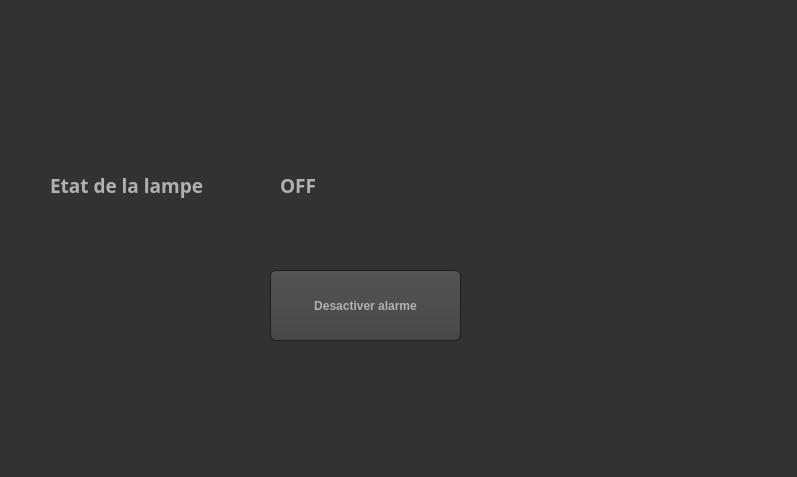
<?xml version="1.0" encoding="UTF-8"?>
<ui version="4.0">
 <class>arduino</class>
 <widget class="QDialog" name="arduino">
  <property name="geometry">
   <rect>
    <x>0</x>
    <y>0</y>
    <width>797</width>
    <height>477</height>
   </rect>
  </property>
  <property name="font">
   <font>
    <pointsize>12</pointsize>
    <weight>75</weight>
    <bold>true</bold>
   </font>
  </property>
  <property name="windowTitle">
   <string>Dialog</string>
  </property>
  <property name="styleSheet">
   <string notr="true">QToolTip
{
     border: 1px solid black;
     background-color: #ffa02f;
     padding: 1px;
     border-radius: 3px;
     opacity: 100;
}

QWidget
{
    color: #b1b1b1;
    background-color: #323232;
}

QWidget:item:hover
{
    background-color: QLinearGradient( x1: 0, y1: 0, x2: 0, y2: 1, stop: 0 #ffa02f, stop: 1 #ca0619);
    color: #000000;
}

QWidget:item:selected
{
    background-color: QLinearGradient( x1: 0, y1: 0, x2: 0, y2: 1, stop: 0 #ffa02f, stop: 1 #d7801a);
}

QMenuBar::item
{
    background: transparent;
}

QMenuBar::item:selected
{
    background: transparent;
    border: 1px solid #ffaa00;
}

QMenuBar::item:pressed
{
    background: #444;
    border: 1px solid #000;
    background-color: QLinearGradient(
        x1:0, y1:0,
        x2:0, y2:1,
        stop:1 #212121,
        stop:0.4 #343434/*,
        stop:0.2 #343434,
        stop:0.1 #ffaa00*/
    );
    margin-bottom:-1px;
    padding-bottom:1px;
}

QMenu
{
    border: 1px solid #000;
}

QMenu::item
{
    padding: 2px 20px 2px 20px;
}

QMenu::item:selected
{
    color: #000000;
}

QWidget:disabled
{
    color: #404040;
    background-color: #323232;
}

QAbstractItemView
{
    background-color: QLinearGradient( x1: 0, y1: 0, x2: 0, y2: 1, stop: 0 #4d4d4d, stop: 0.1 #646464, stop: 1 #5d5d5d);
}

QWidget:focus
{
    /*border: 2px solid QLinearGradient( x1: 0, y1: 0, x2: 0, y2: 1, stop: 0 #ffa02f, stop: 1 #d7801a);*/
}

QLineEdit
{
    background-color: QLinearGradient( x1: 0, y1: 0, x2: 0, y2: 1, stop: 0 #4d4d4d, stop: 0 #646464, stop: 1 #5d5d5d);
    padding: 1px;
    border-style: solid;
    border: 1px solid #1e1e1e;
    border-radius: 5;
}

QPushButton
{
    color: #b1b1b1;
    background-color: QLinearGradient( x1: 0, y1: 0, x2: 0, y2: 1, stop: 0 #565656, stop: 0.1 #525252, stop: 0.5 #4e4e4e, stop: 0.9 #4a4a4a, stop: 1 #464646);
    border-width: 1px;
    border-color: #1e1e1e;
    border-style: solid;
    border-radius: 6;
    padding: 3px;
    font-size: 12px;
    padding-left: 5px;
    padding-right: 5px;
}

QPushButton:pressed
{
    background-color: QLinearGradient( x1: 0, y1: 0, x2: 0, y2: 1, stop: 0 #2d2d2d, stop: 0.1 #2b2b2b, stop: 0.5 #292929, stop: 0.9 #282828, stop: 1 #252525);
}

QComboBox
{
    selection-background-color: #ffaa00;
    background-color: QLinearGradient( x1: 0, y1: 0, x2: 0, y2: 1, stop: 0 #565656, stop: 0.1 #525252, stop: 0.5 #4e4e4e, stop: 0.9 #4a4a4a, stop: 1 #464646);
    border-style: solid;
    border: 1px solid #1e1e1e;
    border-radius: 5;
}

QComboBox:hover,QPushButton:hover
{
    border: 2px solid QLinearGradient( x1: 0, y1: 0, x2: 0, y2: 1, stop: 0 #ffa02f, stop: 1 #d7801a);
}


QComboBox:on
{
    padding-top: 3px;
    padding-left: 4px;
    background-color: QLinearGradient( x1: 0, y1: 0, x2: 0, y2: 1, stop: 0 #2d2d2d, stop: 0.1 #2b2b2b, stop: 0.5 #292929, stop: 0.9 #282828, stop: 1 #252525);
    selection-background-color: #ffaa00;
}

QComboBox QAbstractItemView
{
    border: 2px solid darkgray;
    selection-background-color: QLinearGradient( x1: 0, y1: 0, x2: 0, y2: 1, stop: 0 #ffa02f, stop: 1 #d7801a);
}

QComboBox::drop-down
{
     subcontrol-origin: padding;
     subcontrol-position: top right;
     width: 15px;

     border-left-width: 0px;
     border-left-color: darkgray;
     border-left-style: solid; /* just a single line */
     border-top-right-radius: 3px; /* same radius as the QComboBox */
     border-bottom-right-radius: 3px;
 }

QComboBox::down-arrow
{
     image: url(:/down_arrow.png);
}

QGroupBox:focus
{
border: 2px solid QLinearGradient( x1: 0, y1: 0, x2: 0, y2: 1, stop: 0 #ffa02f, stop: 1 #d7801a);
}

QTextEdit:focus
{
    border: 2px solid QLinearGradient( x1: 0, y1: 0, x2: 0, y2: 1, stop: 0 #ffa02f, stop: 1 #d7801a);
}

QScrollBar:horizontal {
     border: 1px solid #222222;
     background: QLinearGradient( x1: 0, y1: 0, x2: 0, y2: 1, stop: 0.0 #121212, stop: 0.2 #282828, stop: 1 #484848);
     height: 7px;
     margin: 0px 16px 0 16px;
}

QScrollBar::handle:horizontal
{
      background: QLinearGradient( x1: 0, y1: 0, x2: 1, y2: 0, stop: 0 #ffa02f, stop: 0.5 #d7801a, stop: 1 #ffa02f);
      min-height: 20px;
      border-radius: 2px;
}

QScrollBar::add-line:horizontal {
      border: 1px solid #1b1b19;
      border-radius: 2px;
      background: QLinearGradient( x1: 0, y1: 0, x2: 1, y2: 0, stop: 0 #ffa02f, stop: 1 #d7801a);
      width: 14px;
      subcontrol-position: right;
      subcontrol-origin: margin;
}

QScrollBar::sub-line:horizontal {
      border: 1px solid #1b1b19;
      border-radius: 2px;
      background: QLinearGradient( x1: 0, y1: 0, x2: 1, y2: 0, stop: 0 #ffa02f, stop: 1 #d7801a);
      width: 14px;
     subcontrol-position: left;
     subcontrol-origin: margin;
}

QScrollBar::right-arrow:horizontal, QScrollBar::left-arrow:horizontal
{
      border: 1px solid black;
      width: 1px;
      height: 1px;
      background: white;
}

QScrollBar::add-page:horizontal, QScrollBar::sub-page:horizontal
{
      background: none;
}

QScrollBar:vertical
{
      background: QLinearGradient( x1: 0, y1: 0, x2: 1, y2: 0, stop: 0.0 #121212, stop: 0.2 #282828, stop: 1 #484848);
      width: 7px;
      margin: 16px 0 16px 0;
      border: 1px solid #222222;
}

QScrollBar::handle:vertical
{
      background: QLinearGradient( x1: 0, y1: 0, x2: 0, y2: 1, stop: 0 #ffa02f, stop: 0.5 #d7801a, stop: 1 #ffa02f);
      min-height: 20px;
      border-radius: 2px;
}

QScrollBar::add-line:vertical
{
      border: 1px solid #1b1b19;
      border-radius: 2px;
      background: QLinearGradient( x1: 0, y1: 0, x2: 0, y2: 1, stop: 0 #ffa02f, stop: 1 #d7801a);
      height: 14px;
      subcontrol-position: bottom;
      subcontrol-origin: margin;
}

QScrollBar::sub-line:vertical
{
      border: 1px solid #1b1b19;
      border-radius: 2px;
      background: QLinearGradient( x1: 0, y1: 0, x2: 0, y2: 1, stop: 0 #d7801a, stop: 1 #ffa02f);
      height: 14px;
      subcontrol-position: top;
      subcontrol-origin: margin;
}

QScrollBar::up-arrow:vertical, QScrollBar::down-arrow:vertical
{
      border: 1px solid black;
      width: 1px;
      height: 1px;
      background: white;
}


QScrollBar::add-page:vertical, QScrollBar::sub-page:vertical
{
      background: none;
}

QTextEdit
{
    background-color: #242424;
}

QPlainTextEdit
{
    background-color: #242424;
}

QHeaderView::section
{
    background-color: QLinearGradient(x1:0, y1:0, x2:0, y2:1, stop:0 #616161, stop: 0.5 #505050, stop: 0.6 #434343, stop:1 #656565);
    color: white;
    padding-left: 4px;
    border: 1px solid #6c6c6c;
}

QCheckBox:disabled
{
color: #414141;
}

QDockWidget::title
{
    text-align: center;
    spacing: 3px; /* spacing between items in the tool bar */
    background-color: QLinearGradient(x1:0, y1:0, x2:0, y2:1, stop:0 #323232, stop: 0.5 #242424, stop:1 #323232);
}

QDockWidget::close-button, QDockWidget::float-button
{
    text-align: center;
    spacing: 1px; /* spacing between items in the tool bar */
    background-color: QLinearGradient(x1:0, y1:0, x2:0, y2:1, stop:0 #323232, stop: 0.5 #242424, stop:1 #323232);
}

QDockWidget::close-button:hover, QDockWidget::float-button:hover
{
    background: #242424;
}

QDockWidget::close-button:pressed, QDockWidget::float-button:pressed
{
    padding: 1px -1px -1px 1px;
}

QMainWindow::separator
{
    background-color: QLinearGradient(x1:0, y1:0, x2:0, y2:1, stop:0 #161616, stop: 0.5 #151515, stop: 0.6 #212121, stop:1 #343434);
    color: white;
    padding-left: 4px;
    border: 1px solid #4c4c4c;
    spacing: 3px; /* spacing between items in the tool bar */
}

QMainWindow::separator:hover
{

    background-color: QLinearGradient(x1:0, y1:0, x2:0, y2:1, stop:0 #d7801a, stop:0.5 #b56c17 stop:1 #ffa02f);
    color: white;
    padding-left: 4px;
    border: 1px solid #6c6c6c;
    spacing: 3px; /* spacing between items in the tool bar */
}

QToolBar::handle
{
     spacing: 3px; /* spacing between items in the tool bar */
     background: url(:/images/handle.png);
}

QMenu::separator
{
    height: 2px;
    background-color: QLinearGradient(x1:0, y1:0, x2:0, y2:1, stop:0 #161616, stop: 0.5 #151515, stop: 0.6 #212121, stop:1 #343434);
    color: white;
    padding-left: 4px;
    margin-left: 10px;
    margin-right: 5px;
}

QProgressBar
{
    border: 2px solid grey;
    border-radius: 5px;
    text-align: center;
}

QProgressBar::chunk
{
    background-color: #d7801a;
    width: 2.15px;
    margin: 0.5px;
}

QTabBar::tab {
    color: #b1b1b1;
    border: 1px solid #444;
    border-bottom-style: none;
    background-color: #323232;
    padding-left: 10px;
    padding-right: 10px;
    padding-top: 3px;
    padding-bottom: 2px;
    margin-right: -1px;
}

QTabWidget::pane {
    border: 1px solid #444;
    top: 1px;
}

QTabBar::tab:last
{
    margin-right: 0; /* the last selected tab has nothing to overlap with on the right */
    border-top-right-radius: 3px;
}

QTabBar::tab:first:!selected
{
 margin-left: 0px; /* the last selected tab has nothing to overlap with on the right */


    border-top-left-radius: 3px;
}

QTabBar::tab:!selected
{
    color: #b1b1b1;
    border-bottom-style: solid;
    margin-top: 3px;
    background-color: QLinearGradient(x1:0, y1:0, x2:0, y2:1, stop:1 #212121, stop:.4 #343434);
}

QTabBar::tab:selected
{
    border-top-left-radius: 3px;
    border-top-right-radius: 3px;
    margin-bottom: 0px;
}

QTabBar::tab:!selected:hover
{
    /*border-top: 2px solid #ffaa00;
    padding-bottom: 3px;*/
    border-top-left-radius: 3px;
    border-top-right-radius: 3px;
    background-color: QLinearGradient(x1:0, y1:0, x2:0, y2:1, stop:1 #212121, stop:0.4 #343434, stop:0.2 #343434, stop:0.1 #ffaa00);
}

QRadioButton::indicator:checked, QRadioButton::indicator:unchecked{
    color: #b1b1b1;
    background-color: #323232;
    border: 1px solid #b1b1b1;
    border-radius: 6px;
}

QRadioButton::indicator:checked
{
    background-color: qradialgradient(
        cx: 0.5, cy: 0.5,
        fx: 0.5, fy: 0.5,
        radius: 1.0,
        stop: 0.25 #ffaa00,
        stop: 0.3 #323232
    );
}

QCheckBox::indicator{
    color: #b1b1b1;
    background-color: #323232;
    border: 1px solid #b1b1b1;
    width: 9px;
    height: 9px;
}

QRadioButton::indicator
{
    border-radius: 6px;
}

QRadioButton::indicator:hover, QCheckBox::indicator:hover
{
    border: 1px solid #ffaa00;
}

QCheckBox::indicator:checked
{
    image:url(:/images/checkbox.png);
}

QCheckBox::indicator:disabled, QRadioButton::indicator:disabled
{
    border: 1px solid #444;
}</string>
  </property>
  <widget class="QLabel" name="label">
   <property name="geometry">
    <rect>
     <x>50</x>
     <y>150</y>
     <width>201</width>
     <height>71</height>
    </rect>
   </property>
   <property name="font">
    <font>
     <family>Rockwell Extra Bold</family>
     <pointsize>14</pointsize>
     <weight>75</weight>
     <bold>true</bold>
    </font>
   </property>
   <property name="text">
    <string>Etat de la lampe</string>
   </property>
  </widget>
  <widget class="QLabel" name="label_2">
   <property name="geometry">
    <rect>
     <x>280</x>
     <y>170</y>
     <width>71</width>
     <height>31</height>
    </rect>
   </property>
   <property name="font">
    <font>
     <family>Rockwell Extra Bold</family>
     <pointsize>14</pointsize>
     <weight>75</weight>
     <bold>true</bold>
    </font>
   </property>
   <property name="text">
    <string>OFF</string>
   </property>
  </widget>
  <widget class="QPushButton" name="Desactiver">
   <property name="geometry">
    <rect>
     <x>270</x>
     <y>270</y>
     <width>191</width>
     <height>71</height>
    </rect>
   </property>
   <property name="styleSheet">
    <string notr="true">font: 81 10pt &quot;Rockwell Extra Bold&quot;;</string>
   </property>
   <property name="text">
    <string>Desactiver alarme</string>
   </property>
  </widget>
 </widget>
 <resources/>
 <connections/>
</ui>
